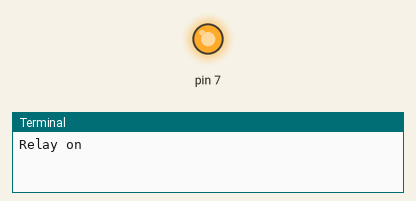
This program was run on a simulated Raspberry Pi (header pin numbers). Shown: output pins drawn as LEDs (lit = HIGH), the last lines printed to the terminal. At 40.0 s the program stops and its outputs stay as they are.

Above: at 1.0 s.
At 3.0 s:
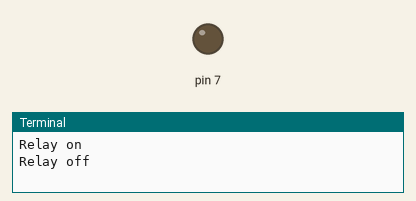
Timing chart, 0 to 5.2 s (numbered marks = the images above):
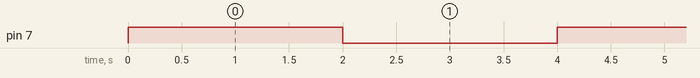

Measured:
- by itself, pin 7: alternates HIGH for 2.0 s and LOW for 2.0 s, 20 changes in all, then stays LOW

The program:

relay.py
```python
import RPi.GPIO as GPIO
import time
GPIO.setmode(GPIO.BOARD)
GPIO.setwarnings(False)
GPIO.setup(7,GPIO.OUT)
for i in range(0,10):
    print("Relay on")
    GPIO.output(7,GPIO.HIGH)
    time.sleep(2)
    print("Relay off")
    GPIO.output(7,GPIO.LOW)
    time.sleep(2)
else:
    print("End")
GPIO.cleanup()
 
```
